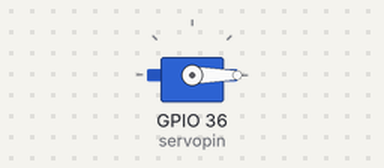
The sketch below on a simulated ESP32. On the bench: servo.

Above: at 0.0 s.
At 10.0 s:
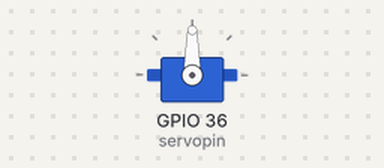
At 20.0 s:
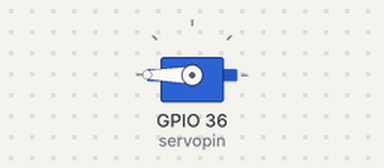
At 38.0 s:
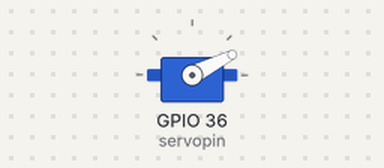
Timing chart, 0 to 40.0 s (numbered marks = the images above):
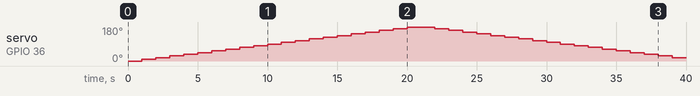

Measured:
- by itself, servo on GPIO 36 (servopin): rises from 0° to 180° in 19.0 s, then falls to 18° in 19.0 s

The sketch:

actuator-esp.ino
```cpp
#include <ESP32Servo.h>

Servo myServo;
#define servopin A0

//stroke percentage 0 is fully retracted, 100 fully extended
int findStrokePercent(int strokePercent) {
  return map(strokePercent,0,100,0,180);
}

void setup() {
  myServo.attach(servopin, 1000, 2000);
}

void loop() {
  //keeps moving servo from 1 to 100 percent and back
  for (int i=0; i<=100; i+=5) {
    myServo.write(findStrokePercent(i));
    delay(1000);
  }
  for (int i=100; i>=0; i-=5) {
    myServo.write(findStrokePercent(i));
    delay(1000);
  }
}
```
